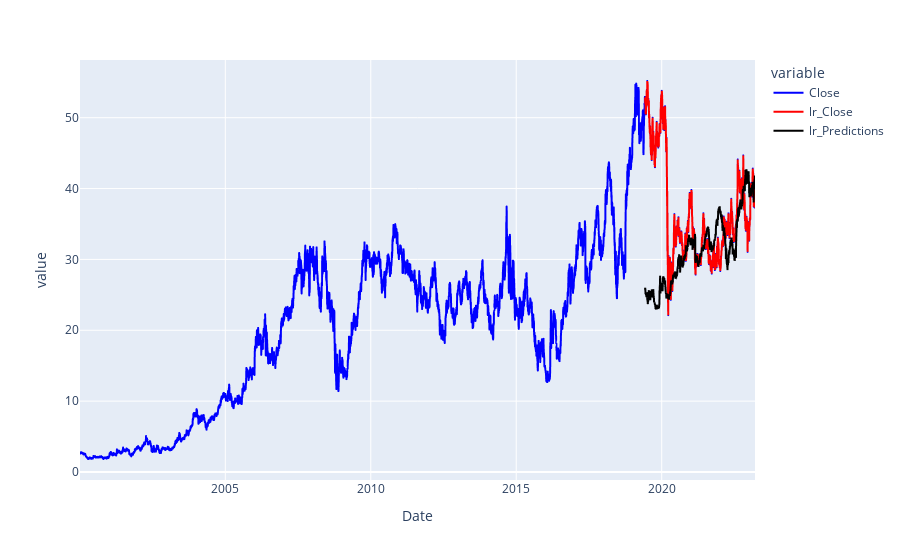

Notebook code cell kept with this figure:
### Code cell
predictions = lr_prediction

valid = df[X.shape[0]:]
valid['Predictions'] = predictions
df_fig = df.copy()
df_fig = df_fig.join(valid.add_prefix('lr_'))
#df_fig.index = df.index

fig1 = px.line(df_fig,x=df_fig.index,y=['Close','lr_Close','lr_Predictions'],color_discrete_sequence=['blue','red','black'])
fig1.show()
print(mean_squared_error(valid['Close'], predictions))

### Figure 1 — Plotly figure (JSON) as saved in the notebook; plotly's stock layout.template omitted (floating-point values rounded to 4 significant figures; data arrays with more than 128 entries replaced by an {"elided": "..."} marker saying what was removed)
{"data": [{"hovertemplate": "variable=Close<br>Date=%{x}<br>value=%{y}<extra></extra>", "legendgroup": "Close", "line": {"color": "blue", "dash": "solid"}, "marker": {"symbol": "circle"}, "mode": "lines", "name": "Close", "showlegend": true, "type": "scattergl", "x": {"elided": "5739 str values"}, "xaxis": "x", "y": {"elided": "5739 float values"}, "yaxis": "y"}, {"hovertemplate": "variable=lr_Close<br>Date=%{x}<br>value=%{y}<extra></extra>", "legendgroup": "lr_Close", "line": {"color": "red", "dash": "solid"}, "marker": {"symbol": "circle"}, "mode": "lines", "name": "lr_Close", "showlegend": true, "type": "scattergl", "x": {"elided": "5739 str values"}, "xaxis": "x", "y": {"elided": "5739 float values"}, "yaxis": "y"}, {"hovertemplate": "variable=lr_Predictions<br>Date=%{x}<br>value=%{y}<extra></extra>", "legendgroup": "lr_Predictions", "line": {"color": "black", "dash": "solid"}, "marker": {"symbol": "circle"}, "mode": "lines", "name": "lr_Predictions", "showlegend": true, "type": "scattergl", "x": {"elided": "5739 str values"}, "xaxis": "x", "y": {"elided": "5739 float values"}, "yaxis": "y"}], "layout": {"legend": {"title": {"text": "variable"}, "tracegroupgap": 0}, "margin": {"t": 60}, "xaxis": {"anchor": "y", "domain": [0, 1], "title": {"text": "Date"}}, "yaxis": {"anchor": "x", "domain": [0, 1], "title": {"text": "value"}}}}
